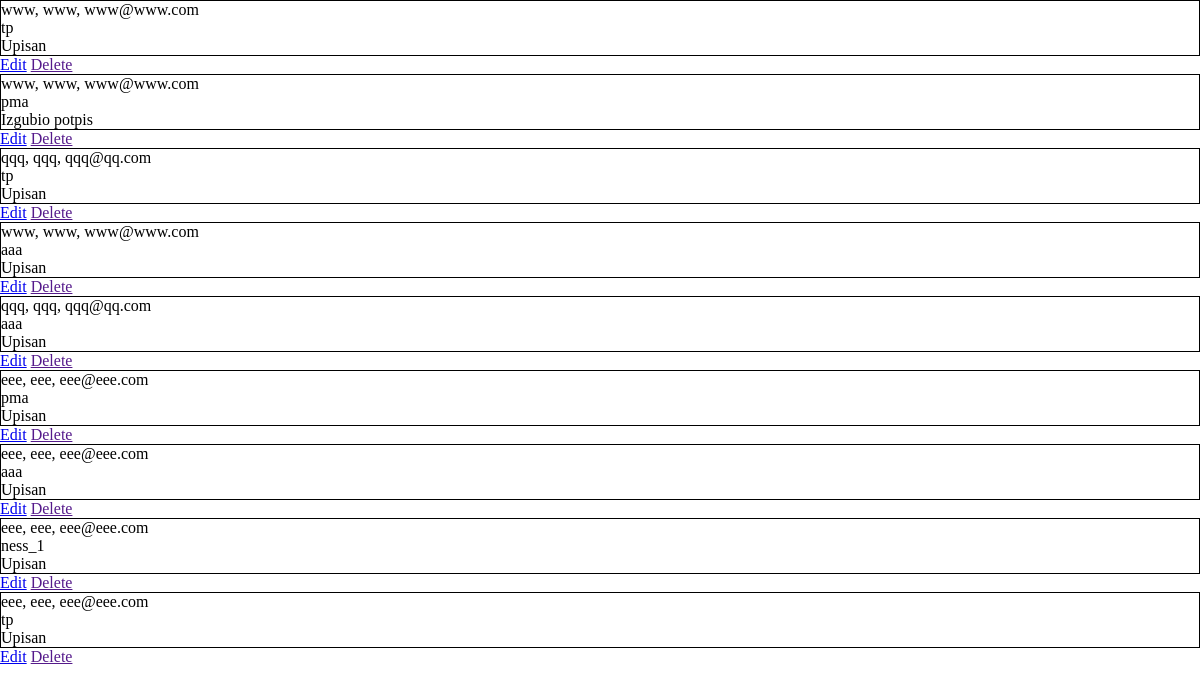
The page /all_Enrollments/ (signed in) on the database its author committed.
### app/models.py (models this page shows, shortened)
class EnrollmentForm(models.Model):
    student_id = models.ForeignKey(myUser, on_delete=models.CASCADE, null=True, blank=True)
    subject_id = models.ForeignKey(Subjects, on_delete=models.CASCADE, null=True, blank=True)
    STATUS = (
        ("Neupisan", "Neupisan"),
        ("Upisan", "Upisan"),
        ("Polozen", "Polozen"),
        ("Izgubio potpis", "Izgubio potpis")
    )
    status = models.CharField(max_length=15, choices=STATUS, default="Neupisan")
    class Meta:
        unique_together = ('student_id', 'subject_id')

class myUser(AbstractUser):
    STATUS_CHOICES = (
        ("None", "None"),
        ("Redovni", "Redovni"),
        ("Izvanredni", "Izvanredni"),
    )
    status = models.CharField(max_length=10, choices=STATUS_CHOICES, default="None")
    role = models.ForeignKey(Role, on_delete=models.CASCADE, null=False, blank=False)
    groups = models.ManyToManyField(Group, related_name='myUser_set', blank=True)
    username = None
    email = models.EmailField('email address', unique=True)
    USERNAME_FIELD = 'email'
    REQUIRED_FIELDS = ['first_name', 'last_name', 'password', 'status', 'role']
    user_permissions = models.ManyToManyField(
        'auth.Permission',
        related_name='myUser_set',
        blank=True,
    )
    def __str__(self):
        return f'{self.first_name}, {self.last_name}, {self.email}'

class Subjects(models.Model):
    name = models.CharField(max_length=50)
    code = models.CharField(max_length=10)
    course = models.CharField(max_length=255)
    ects = models.IntegerField()
    semester = models.IntegerField()
    ELECTIVE_SUBJECT = (
        ("Yes", "Yes"),
        ("No", "No"),
    )
    elective = models.CharField(max_length=5, choices=ELECTIVE_SUBJECT, default="No") #Elective = izborni
    professor = models.ForeignKey(myUser, on_delete=models.CASCADE, null=True, blank=True) ## ovo cak i prominit u False, vidit/ rade cak i ne
    def __str__(self):
        return f'{self.name}'

### app/views.py (the view)
# urls.py: path('all_Enrollments/', views.all_Enrollments, name="all_Enrollments"),
@login_required(login_url="/login/")
@user_passes_test(admin_Check, login_url="/login/")
def all_Enrollments(request):
    return render(request, 'all_Enrollments.html', {"data" : EnrollmentForm.objects.all()})

### app/views.py (called while the page is built)
def admin_Check(user):
    return user.role_id == 3 ## admin

### app/templates/all_Enrollments.html
{% extends 'index.html' %}
{% block enrollment %}
<form method="post">
    {% for ness in data %}
        <div style="border: 1px solid black">
            <p>{{ness.student_id}}</p>
            <p>{{ness.subject_id}}</p>
            <p>{{ness.status}}</p>
        </div>
        {% with id=ness.id %}
        <a href="{% url 'edit_Enrollments' id %}">Edit</a>
        <a href="">Delete</a>
        {% endwith %}
    {%endfor%}
</form>
{% endblock %}

### app/static/css/style.css (style rules this page uses)
* { margin: 0; padding: 0; box-sizing: border-box; }

### rows shown on the page
EnrollmentForm: student_id "www, www, www@www.com", subject_id "tp", status "Upisan"
EnrollmentForm: student_id "www, www, www@www.com", subject_id "pma", status "Izgubio potpis"
EnrollmentForm: student_id "qqq, qqq, qqq@qq.com", subject_id "tp", status "Upisan"
EnrollmentForm: student_id "www, www, www@www.com", subject_id "aaa", status "Upisan"
EnrollmentForm: student_id "qqq, qqq, qqq@qq.com", subject_id "aaa", status "Upisan"
EnrollmentForm: student_id "eee, eee, eee@eee.com", subject_id "pma", status "Upisan"
EnrollmentForm: student_id "eee, eee, eee@eee.com", subject_id "aaa", status "Upisan"
EnrollmentForm: student_id "eee, eee, eee@eee.com", subject_id "ness_1", status "Upisan"
EnrollmentForm: student_id "eee, eee, eee@eee.com", subject_id "tp", status "Upisan"
